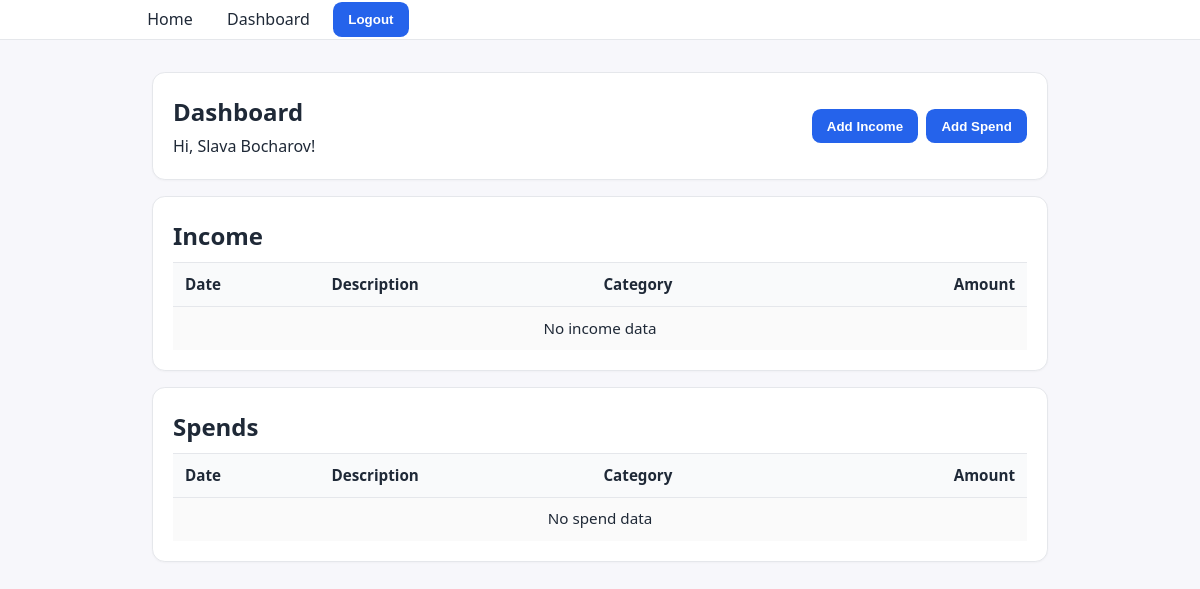
The page /dashboard (signed in) on the database as committed earlier.
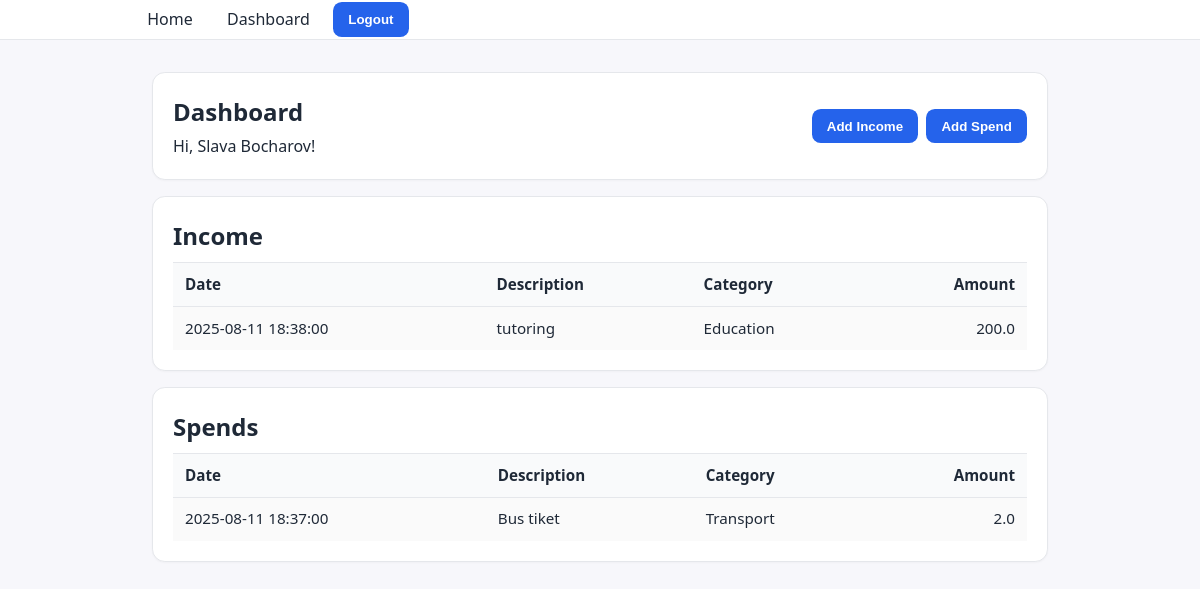
The same page on the database as committed later.
### tables this page shows
CREATE TABLE "user_transactions" (
	"id"	INTEGER NOT NULL,
	"amount"	REAL,
	"description"	TEXT,
	"category_id"	INTEGER NOT NULL,
	"date"	INTEGER NOT NULL,
	"owner_id"	INTEGER NOT NULL,
	"type"	TEXT NOT NULL,
	FOREIGN KEY("category_id") REFERENCES "categories"("id"),
	FOREIGN KEY("owner_id") REFERENCES "users"("id"),
	PRIMARY KEY("id" AUTOINCREMENT)
);

CREATE TABLE "categories" (
	"id"	INTEGER NOT NULL UNIQUE,
	"name"	TEXT NOT NULL,
	"owner_id"	INTEGER NOT NULL,
	FOREIGN KEY("owner_id") REFERENCES "users"("id"),
	PRIMARY KEY("id" AUTOINCREMENT)
);

### main.py (the view)
@app.route("/dashboard")
def dashboard():
    uid = g.user["id"]
    with DB("finance.db") as db:
        categories = db.select(
            table="categories",
            columns=["id", "name", "owner_id"],
            where={"owner_id": ("IN", [1, uid])},
            order_by="CASE WHEN owner_id=1 THEN 0 ELSE 1 END, name",
        )
        incomes = db.select(
            table="user_transactions ut",
            columns=[
                "ut.id",
                'datetime(ut.date/1000, "unixepoch", "localtime") AS date_str',
                "ut.description",
                "ut.amount",
                "c.name AS category",
            ],
            joins="LEFT JOIN categories c ON c.id = ut.category_id",
            where={"ut.owner_id": uid, "ut.type": "income"},
            order_by="ut.date DESC",
        )
        spends = db.select(
            table="user_transactions ut",
            columns=[
                "ut.id",
                'datetime(ut.date/1000, "unixepoch", "localtime") AS date_str',
                "ut.description",
                "ut.amount",
                "c.name AS category",
            ],
            joins="LEFT JOIN categories c ON c.id = ut.category_id",
            where={"ut.owner_id": uid, "ut.type": "spend"},
            order_by="ut.date DESC",
        )
    return render_template(
        "dashboard.html",
        title="Dashboard",
        name=g.user["name"],
        surname=g.user["surname"],
        categories=categories,
        incomes=incomes,
        spends=spends,
    )

### main.py (called while the page is built)
@app.before_request
def auth_gate():
    g.user = session.get("user")
    allow_anon = {
        "get_index",
        "get_login",
        "auth_user",
        "register",
        "register_user",
        "static",
    }
    if g.user is None and (req.endpoint not in allow_anon):
        return redirect(url_for("get_index"))

    def __enter__(self):
        self.con = sqlite3.connect(self.db_name)
        self.con.row_factory = sqlite3.Row
        self.cur = self.con.cursor()
        return self

    def __exit__(self, exc_type, exc_val, exc_tb):
        self.con.commit()
        self.con.close()

### templates/dashboard.html
{% extends "base.html" %}
{% block content %}
<div class="card" style="display:flex;justify-content:space-between;align-items:center;">
  <div>
    <h1 style="margin:0;">Dashboard</h1>
    <p style="margin:.25rem 0 0;">Hi, {{ name }} {{ surname }}!</p>
  </div>
  <div style="display:flex; gap:.5rem;">
    <form method="get" action="{{ url_for('get_income') }}"><button type="submit">Add Income</button></form>
    <form method="get" action="{{ url_for('get_spend') }}"><button type="submit">Add Spend</button></form>
  </div>
</div>
<div class="card" style="margin-top:1rem;">
  <h2 style="margin:0 0 .5rem;">Income</h2>
  <div class="table-wrap">
    <table class="table">
      <thead>
        <tr>
          <th>Date</th>
          <th>Description</th>
          <th>Category</th>
          <th style="text-align:right;">Amount</th>
        </tr>
      </thead>
      <tbody>
        {% if incomes and incomes|length %}
          {% for t in incomes %}
          <tr>
            <td>{{ t.date_str }}</td>
            <td>{{ t.get('description','') }}</td>
            <td>{{ t.get('category','-') }}</td>
            <td style="text-align:right;">
              {{ (t.get('amount') if t.get('amount') is not none else '—') }}
            </td>
          </tr>
          {% endfor %}
        {% else %}
          <tr><td colspan="4" class="muted" style="text-align:center;">No income data</td></tr>
        {% endif %}
      </tbody>
    </table>
  </div>
</div>
<div class="card" style="margin-top:1rem;">
  <h2 style="margin:0 0 .5rem;">Spends</h2>
  <div class="table-wrap">
    <table class="table">
      <thead>
        <tr>
          <th>Date</th>
          <th>Description</th>
          <th>Category</th>
          <th style="text-align:right;">Amount</th>
        </tr>
      </thead>
      <tbody>
        {% if spends and spends|length %}
          {% for t in spends %}
          <tr>
            <td>{{ t.date_str }}</td>
            <td>{{ t.get('description','') }}</td>
            <td>{{ t.get('category','-') }}</td>
            <td style="text-align:right;">
              {{ (t.get('amount') if t.get('amount') is not none else '—') }}
            </td>
          </tr>
          {% endfor %}
        {% else %}
          <tr><td colspan="4" class="muted" style="text-align:center;">No spend data</td></tr>
        {% endif %}
      </tbody>
    </table>
  </div>
</div>
{% endblock %}

### templates/base.html (shortened to what this page needs)
<!DOCTYPE html>
<html lang="en">
<head>
  <link rel="stylesheet" href="{{ url_for('static', filename='style.css') }}"/>
</head>
<body>
  <header>
    <div class="container">
      <nav>
        <a href="{{ url_for('get_index') }}">Home</a>
        {% if g.user %}
          <a href="{{ url_for('dashboard') }}">Dashboard</a>
          <form method="post" action="{{ url_for('logout') }}" class="logout-form">
            <button type="submit">Logout</button>
          </form>
        {% else %}
          <a href="{{ url_for('get_login') }}">Login</a>
        {% endif %}
      </nav>
    </div>
  </header>
  <main>
    <div class="container">
      {% block content %}{% endblock %}
    </div>
  </main>
</body>
</html>

### static/style.css (style rules this page uses)
:root { --bg:#f7f7fb; --card:#fff; --text:#1f2937; --muted:#6b7280; --primary:#2563eb; --primary-600:#1d4ed8; --danger:#dc2626; --border:#e5e7eb; }
* { box-sizing:border-box }
html,body { margin:0;padding:0;font-family:system-ui,-apple-system,Segoe UI,Roboto,Inter,Arial,sans-serif;color:var(--text);background:var(--bg);line-height:1.55 }
header { background:#fff;border-bottom:1px solid var(--border);position:sticky;top:0;z-index:10 }
.container { max-width:960px;margin:0 auto;padding:0 1rem }
nav { display:flex; gap:.75rem; align-items:center; }
nav .logout-form { display:inline; margin:0; }
nav a { display:inline-block;text-decoration:none;color:var(--text);padding:.45rem .7rem;border-radius:.5rem }
main { max-width:960px;margin:2rem auto;padding:0 1rem }
.card { background:var(--card);border:1px solid var(--border);border-radius:.8rem;padding:1.25rem;box-shadow:0 1px 2px rgba(0,0,0,.03) }
h1 { margin:0 0 1rem;font-size:1.5rem }
form { display:grid;gap:.75rem;max-width:420px }
button { padding:.6rem .95rem;border:0;border-radius:.55rem;background:var(--primary);color:#fff;font-weight:600;cursor:pointer }
.table-wrap { overflow-x:auto }
.table { width:100%;border-collapse:collapse;font-size:.95rem }
.table th,.table td { padding:.6rem .75rem;border-top:1px solid var(--border) }
.table thead th { background:#f9fafb;border-bottom:1px solid var(--border);text-align:left }
.table tbody tr:nth-child(odd) { background:#fafafa }

Rows that differ between the two databases and show on the page:
added user_transactions: date_str "2025-08-11 18:38:00", get "tutoring", get "Education", amount "200.0", shown under "Income"
added user_transactions: date_str "2025-08-11 18:37:00", get "Bus tiket", get "Transport", amount "2.0", shown under "Spends"
Other text that changed with them:
text no longer shown: "No income data No spend data"
